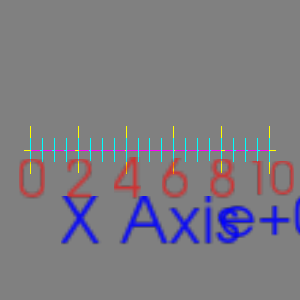

This chart was generated by the following Python code:
#!/usr/bin/env python

# Test vtkAxisActor X axis with 3D text labels.

import vtkmodules.vtkInteractionStyle  # noqa: F401
import vtkmodules.vtkRenderingFreeType  # noqa: F401
import vtkmodules.vtkRenderingOpenGL2  # noqa: F401

from vtkmodules.vtkCommonCore import vtkStringArray
from vtkmodules.vtkRenderingAnnotation import vtkAxisActor
from vtkmodules.vtkRenderingCore import (
    vtkProperty,
    vtkRenderWindow,
    vtkRenderWindowInteractor,
    vtkRenderer,
    vtkTextProperty,
)

# Create and configure X axis
axis = vtkAxisActor()
axis.SetPoint1(0, 0, 0)
axis.SetPoint2(10, 0, 0)
axis.SetTitle("X Axis")
axis.SetBounds(0, 10, 0, 0, 0, 0)
axis.SetTickLocationToBoth()
axis.SetAxisTypeToX()
axis.SetRange(0, 10)
axis.SetLabelOffset(5)
axis.SetDeltaRangeMajor(2)
axis.SetDeltaRangeMinor(0.5)
axis.SetExponent("+00")
axis.SetExponentVisibility(True)
axis.SetExponentOffset(30)
axis.SetTitleOffset(0, 30)
axis.SetTitleScale(0.8)
axis.SetLabelScale(0.5)

# Enable 3D text
axis.SetUseTextActor3D(True)

# Custom labels
labels = vtkStringArray()
labels.SetNumberOfTuples(6)
labels.SetValue(0, "0")
labels.SetValue(1, "2")
labels.SetValue(2, "4")
labels.SetValue(3, "6")
labels.SetValue(4, "8")
labels.SetValue(5, "10")
axis.SetLabels(labels)

# Title text property
title_text_prop = vtkTextProperty()
title_text_prop.SetColor(0.0, 0.0, 1.0)
title_text_prop.SetOpacity(0.9)
title_text_prop.SetFontSize(24)
axis.SetTitleTextProperty(title_text_prop)

# Label text property
label_text_prop = vtkTextProperty()
label_text_prop.SetColor(1.0, 0.0, 0.0)
label_text_prop.SetOpacity(0.6)
label_text_prop.SetFontSize(18)
axis.SetLabelTextProperty(label_text_prop)

# Axis line properties
main_line_prop = vtkProperty()
main_line_prop.SetColor(1.0, 0.0, 1.0)
axis.SetAxisMainLineProperty(main_line_prop)

major_tick_prop = vtkProperty()
major_tick_prop.SetColor(1.0, 1.0, 0.0)
axis.SetAxisMajorTicksProperty(major_tick_prop)

minor_tick_prop = vtkProperty()
minor_tick_prop.SetColor(0.0, 1.0, 1.0)
axis.SetAxisMinorTicksProperty(minor_tick_prop)

# Renderer
renderer = vtkRenderer()
renderer.AddActor(axis)
renderer.SetBackground(0.5, 0.5, 0.5)

# Render window
render_window = vtkRenderWindow()
render_window.AddRenderer(renderer)
render_window.SetWindowName("axis actor text3d")
render_window.SetMultiSamples(0)
render_window.SetSize(300, 300)

# Interactor
interactor = vtkRenderWindowInteractor()
interactor.SetRenderWindow(render_window)

# Scene
axis.SetCamera(renderer.GetActiveCamera())
render_window.Render()
renderer.ResetCameraScreenSpace(0.8)

interactor.Initialize()
interactor.Start()
